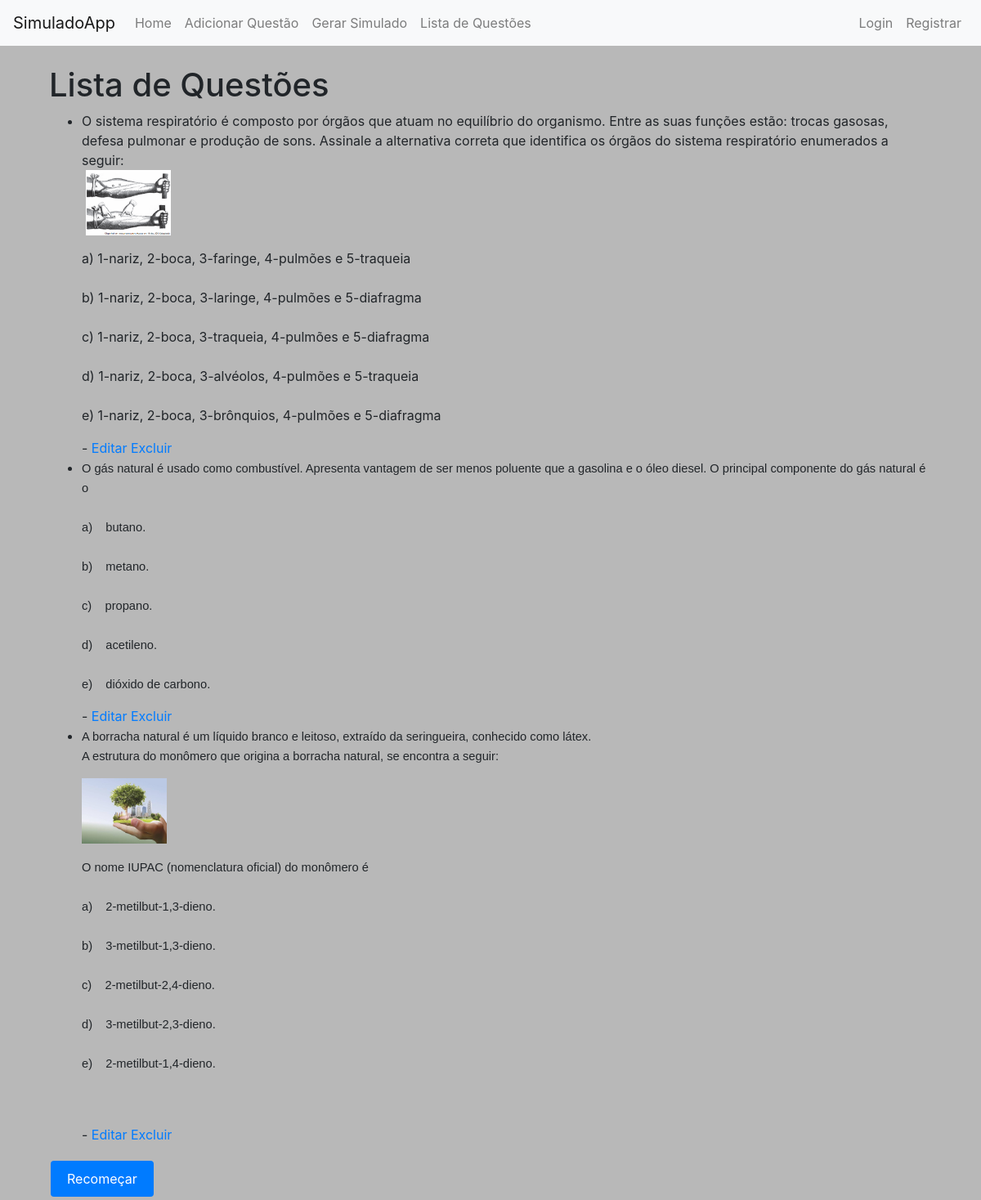
Page /listar_questoes/ on the committed database.
### questoes/models.py (models this page shows, shortened)
class Questao(models.Model):
    enunciado = RichTextField()
    disciplina = models.CharField(max_length=100)
    gabarito = models.CharField(max_length=100)
    imagem = models.ImageField(upload_to='imagens/', blank=True, null=True)

### questoes/views.py (the view)
# urls.py: path('listar_questoes/', views.listar_questoes, name='listar_questoes'),
def listar_questoes(request):
    questoes = Questao.objects.all()
    return render(request, 'questoes/listar_questoes.html', {'questoes': questoes})

### templates/questoes/listar_questoes.html (shortened to what this page needs)
{% extends 'base.html' %}
{% block content %}
<div class="container">
    <h1>Lista de Questões</h1>
    <ul>
        {% for questao in questoes %}
            <li>
                {{ questao.enunciado|safe }} - <a href="{% url 'editar_questao' questao.id %}">Editar</a> <a href="{% url 'excluir_questao' questao.id %}">Excluir</a>
            </li>
        {% endfor %}
    </ul>
    <form method="post" action="{% url 'recomecar' %}">
        <button type="submit" class="btn btn-warning">Recomeçar</button>
    </form>
</div>
{% endblock %}

### templates/base.html (shortened to what this page needs)
{% load static %}
<!DOCTYPE html>
<html lang="en">
<head>
    <link href="https://maxcdn.bootstrapcdn.com/bootstrap/4.5.2/css/bootstrap.min.css" rel="stylesheet">
    <link rel="stylesheet" href="{% static 'css/styles.css' %}">
</head>
<body>
    <nav class="navbar navbar-expand-lg navbar-light bg-light">
        <a class="navbar-brand" href="#">SimuladoApp</a>
        <div class="collapse navbar-collapse" id="navbarNav">
            <ul class="navbar-nav">
                <li class="nav-item">
                    <a class="nav-link" href="{% url 'index' %}">Home</a>
                </li>
                <li class="nav-item">
                    <a class="nav-link" href="{% url 'adicionar_questao' %}">Adicionar Questão</a>
                </li>
                <li class="nav-item">
                    <a class="nav-link" href="{% url 'gerar_simulado' %}">Gerar Simulado</a>
                </li>
                <li class="nav-item">
                    <a class="nav-link" href="{% url 'listar_questoes' %}">Lista de Questões</a>
                </li>
            </ul>
            <ul class="navbar-nav ml-auto">
                {% if user.is_authenticated %}
                    <li class="nav-item">
                        <a class="nav-link" href="{% url 'logout' %}">Logout</a>
                    </li>
                {% else %}
                    <li class="nav-item">
                        <a class="nav-link" href="{% url 'login' %}">Login</a>
                    </li>
                    <li class="nav-item">
                        <a class="nav-link" href="{% url 'registro' %}">Registrar</a>
                    </li>
                {% endif %}
            </ul>
        </div>
    </nav>
    <div class="container mt-4">
        {% block content %}{% endblock %}
    </div>
</body>
</html>

### static/css/styles.css (style rules this page uses)
img { max-width: 10%; max-height: 80px; height: auto; }
.btn { background-color: #007bff; color: white; border: none; padding: 10px 20px; text-align: center; text-decoration: none; display: inline-block; font-size: 16px; margin: 4px 2px; cursor: pointer; border-radius: 4px; }
body { background-color: #b8b8b8; }

### rows in the picture
Questao: enunciado "O sistema respiratório é composto por órgãos que atuam no equilíbrio do organismo. Entre as suas funções estão: trocas gasosas, defesa pulmonar e produção de sons. Assinale a alternativa correta que identifica os órgãos do sistema respiratório enumerados a seguir: a) 1-nariz, 2-boca, 3-faringe, 4-pulmões e 5-traqueia b) 1-nariz, 2-boca, 3-laringe, 4-pulmões e 5-diafragma c) 1-nariz, 2-boca, 3-traqueia, 4-pulmões e 5-diafragma d) 1-nariz, 2-boca, 3-alvéolos, 4-pulmões e 5-traqueia e) 1-nariz, 2-boca, 3-brônquios, 4-pulmões e 5-diafragma", enunciado (picture)
Questao: enunciado "O gás natural é usado como combustível. Apresenta vantagem de ser menos poluente que a gasolina e o óleo diesel. O principal componente do gás natural é o a) butano. b) metano. c) propano. d) acetileno. e) dióxido de carbono."
Questao: enunciado "A borracha natural é um líquido branco e leitoso, extraído da seringueira, conhecido como látex. A estrutura do monômero que origina a borracha natural, se encontra a seguir: O nome IUPAC (nomenclatura oficial) do monômero é a) 2-metilbut-1,3-dieno. b) 3-metilbut-1,3-dieno. c) 2-metilbut-2,4-dieno. d) 3-metilbut-2,3-dieno. e) 2-metilbut-1,4-dieno.", enunciado (picture)
